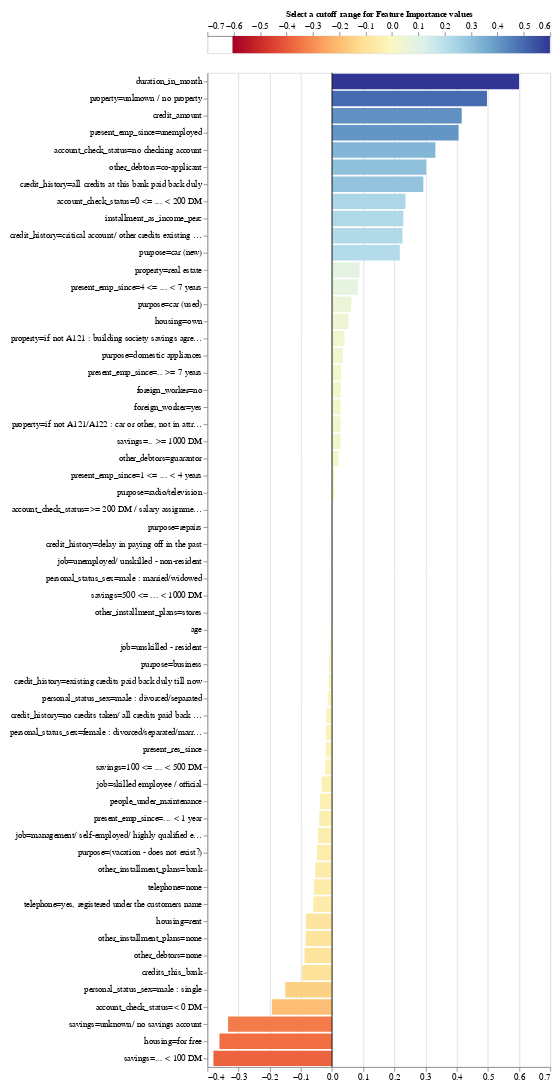

Write notebook code for a chart like this one.
### Code cell
exp.plot_features_importance()

### Figure 1 — Vega-Lite specification as saved in the notebook (floating-point values rounded to 4 significant figures; data arrays with more than 128 entries replaced by an {"elided": "..."} marker saying what was removed)
{"config": {"view": {"continuousWidth": 400, "continuousHeight": 300}, "axis": {"labelFontSize": 10, "labelLimit": 225.0}}, "vconcat": [{"layer": [{"data": {"name": "data-e11171032054a96ca90ff3f5b59daad9"}, "mark": {"type": "rule", "strokeWidth": 3}, "encoding": {"color": {"type": "quantitative", "field": "xValue", "legend": null, "scale": {"domain": [-0.6, 0.6], "domainMid": 0, "scheme": "redyellowblue"}}, "x": {"type": "quantitative", "axis": {"orient": "top", "titleFontSize": 10}, "field": "xValue", "title": "Select a cutoff range for Feature Importance values "}}}, {"data": {"name": "data-c7bc3ae69e1253e8223f70a11d04b99d"}, "mark": {"type": "rect", "color": "black", "height": 20, "opacity": 0.4, "tooltip": true}, "encoding": {"x": {"type": "quantitative", "field": "x_min"}, "x2": {"field": "x_max"}, "y": {"type": "quantitative", "axis": null, "field": "y"}}, "selection": {"Cutter": {"type": "single", "fields": ["cutoff"], "bind": {"input": "range", "max": 0.6, "min": 0, "name": "Importance cutoff value (±) ", "step": 0.012}, "init": {"cutoff": 0.0}}}, "transform": [{"calculate": "(-Cutter.cutoff)", "as": "x_min"}, {"calculate": "Cutter.cutoff", "as": "x_max"}]}], "height": 20}, {"layer": [{"data": {"name": "data-1bac592b71c81c3b791b6e29ce18fb02"}, "mark": "bar", "encoding": {"color": {"type": "quantitative", "field": "value", "legend": null, "scale": {"domain": [-0.6, 0.6], "domainMid": 0, "scheme": "blueorange"}}, "tooltip": [{"type": "nominal", "field": "name", "title": "Feature"}, {"type": "quantitative", "field": "value", "title": "Importance"}], "x": {"type": "quantitative", "field": "value", "title": null}, "y": {"type": "nominal", "field": "name", "sort": {"field": "value", "op": "mean", "order": "descending"}, "title": null}}, "selection": {"Cutter": {"type": "single", "fields": ["cutoff"], "bind": {"input": "range", "max": 0.6, "min": 0, "name": "Importance cutoff value (±) ", "step": 0.012}, "init": {"cutoff": 0.0}}}, "transform": [{"filter": "((datum.value > Cutter.cutoff) || (datum.value < (-Cutter.cutoff)))"}]}, {"data": {"name": "data-9c00aa9dc2b1c1a0b4bf9b34ead12925"}, "mark": "rule", "encoding": {"x": {"type": "quantitative", "field": "x"}}}]}], "padding": 10, "$schema": "https://vega.github.io/schema/vega-lite/v4.8.1.json", "datasets": {"data-e11171032054a96ca90ff3f5b59daad9": {"elided": "200 records"}, "data-c7bc3ae69e1253e8223f70a11d04b99d": [{"y": 0, "x": -0.5, "x2": 0.5}], "data-1bac592b71c81c3b791b6e29ce18fb02": [{"name": "duration_in_month", "value": 0.6}, {"name": "credit_amount", "value": 0.4161}, {"name": "installment_as_income_perc", "value": 0.2288}, {"name": "present_res_since", "value": -0.0205}, {"name": "age", "value": -0.003284}, {"name": "credits_this_bank", "value": -0.0959}, {"name": "people_under_maintenance", "value": -0.03874}, {"name": "account_check_status=0 <= ... < 200 DM", "value": 0.2357}, {"name": "account_check_status=< 0 DM", "value": -0.1932}, {"name": "account_check_status=>= 200 DM / salary assignments for at least 1 year", "value": 0.002401}, {"name": "account_check_status=no checking account", "value": 0.3316}, {"name": "credit_history=all credits at this bank paid back duly", "value": 0.2929}, {"name": "credit_history=critical account/ other credits existing (not at this bank)", "value": 0.2259}, {"name": "credit_history=delay in paying off in the past", "value": 0.00066}, {"name": "credit_history=existing credits paid back duly till now", "value": -0.01046}, {"name": "credit_history=no credits taken/ all credits paid back duly", "value": -0.01796}, {"name": "purpose=(vacation - does not exist?)", "value": -0.04826}, {"name": "purpose=business", "value": -0.009806}, {"name": "purpose=car (new)", "value": 0.2176}, {"name": "purpose=car (used)", "value": 0.06183}, {"name": "purpose=domestic appliances", "value": 0.03508}, {"name": "purpose=education", "value": 0.0}, {"name": "purpose=furniture/equipment", "value": -0.0}, {"name": "purpose=radio/television", "value": 0.006934}, {"name": "purpose=repairs", "value": 0.001869}, {"name": "purpose=retraining", "value": -0.0}, {"name": "savings=.. >= 1000 DM ", "value": 0.02722}, {"name": "savings=... < 100 DM", "value": -0.3806}, {"name": "savings=100 <= ... < 500 DM", "value": -0.02234}, {"name": "savings=500 <= ... < 1000 DM ", "value": -0.000352}, {"name": "savings=unknown/ no savings account", "value": -0.3337}, {"name": "present_emp_since=.. >= 7 years", "value": 0.0295}, {"name": "present_emp_since=... < 1 year ", "value": -0.04067}, {"name": "present_emp_since=1 <= ... < 4 years", "value": 0.007154}, {"name": "present_emp_since=4 <= ... < 7 years", "value": 0.08253}, {"name": "present_emp_since=unemployed", "value": 0.4061}, {"name": "personal_status_sex=female : divorced/separated/married", "value": -0.01999}, {"name": "personal_status_sex=male : divorced/separated", "value": -0.0135}, {"name": "personal_status_sex=male : married/widowed", "value": -0.0002322}, {"name": "personal_status_sex=male : single", "value": -0.1503}, {"name": "other_debtors=co-applicant", "value": 0.3021}, {"name": "other_debtors=guarantor", "value": 0.02115}, {"name": "other_debtors=none", "value": -0.08834}, {"name": "property=if not A121 : building society savings agreement/ life insurance", "value": 0.03996}, {"name": "property=if not A121/A122 : car or other, not in attribute 6", "value": 0.02758}, {"name": "property=real estate", "value": 0.08827}, {"name": "property=unknown / no property", "value": 0.497}, {"name": "other_installment_plans=bank", "value": -0.05398}, {"name": "other_installment_plans=none", "value": -0.08492}, {"name": "other_installment_plans=stores", "value": -0.001151}, {"name": "housing=for free", "value": -0.3613}, {"name": "housing=own", "value": 0.05242}, {"name": "housing=rent", "value": -0.08395}, {"name": "job=management/ self-employed/ highly qualified employee/ officer", "value": -0.0448}, {"name": "job=skilled employee / official", "value": -0.03346}, {"name": "job=unemployed/ unskilled - non-resident", "value": 0.000347}, {"name": "job=unskilled - resident", "value": -0.006407}, {"name": "telephone=none", "value": -0.05839}, {"name": "telephone=yes, registered under the customers name ", "value": -0.05972}, {"name": "foreign_worker=no", "value": 0.02804}, {"name": "foreign_worker=yes", "value": 0.02792}], "data-9c00aa9dc2b1c1a0b4bf9b34ead12925": [{"x": 0}]}}
